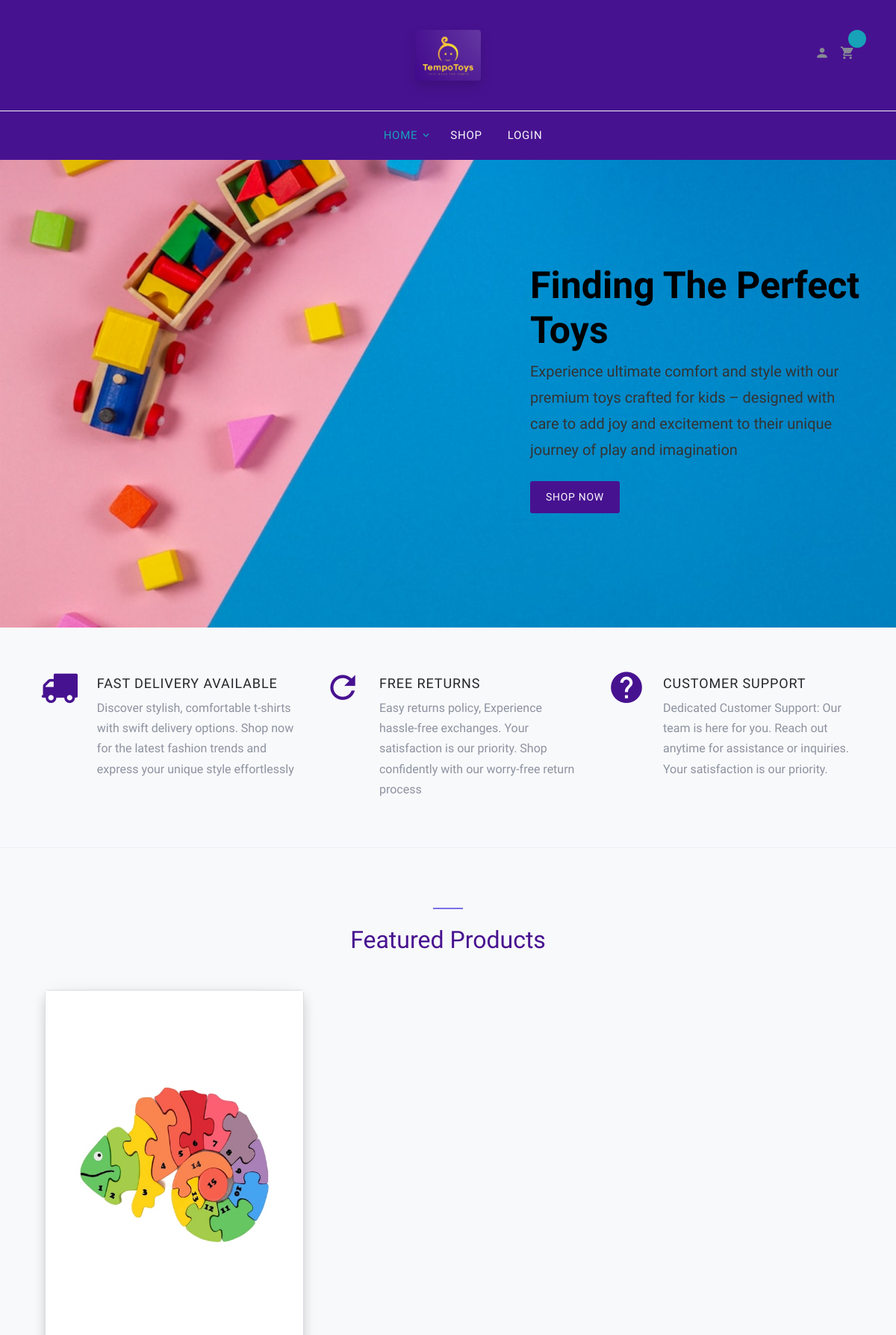
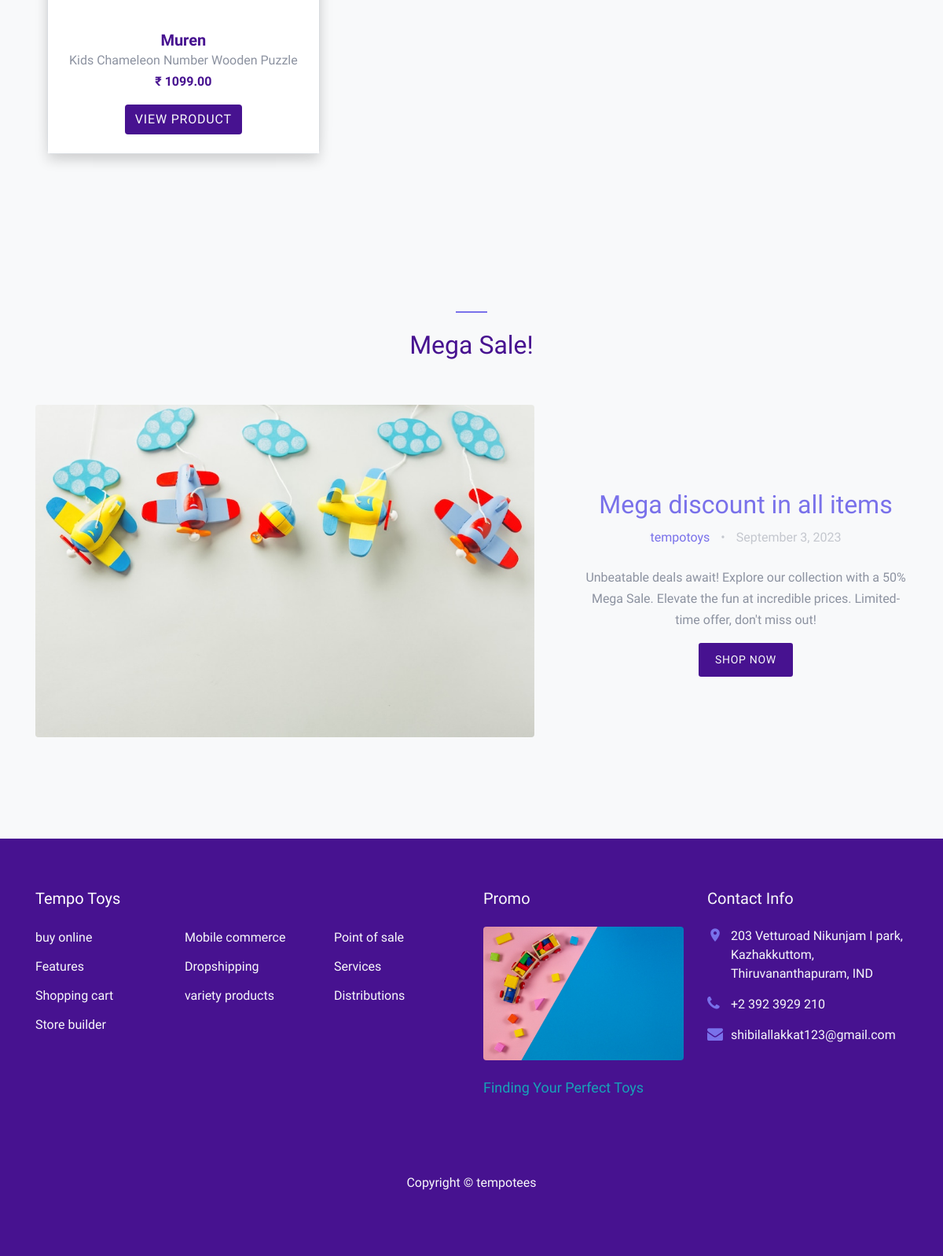
The page / on the database its author committed (2 pictures, top to bottom).
### admin_panel/models.py (models this page shows, shortened)
class ProductImages(models.Model):
    image = models.ImageField(upload_to='uploads/')
    product = models.ForeignKey(Products, on_delete=models.CASCADE, related_name='images')

class Products(models.Model):
    product_name = models.CharField(max_length=300)
    product_desc = models.TextField()
    product_desc_detailed = models.TextField()
    brand = models.ForeignKey(Brand, on_delete=models.CASCADE, related_name='products')
    stock = models.IntegerField()
    price = models.DecimalField(max_digits=20, decimal_places=2)
    category = models.ForeignKey(Categories, null=True, on_delete=models.SET_NULL, related_name='products')
    is_listed = models.BooleanField(default=True, null=False)

### home/views.py (the view)
# urls.py: path('', views.index, name='home'),
@never_cache
def index(request):
    context = {
        'products': Products.objects.all().order_by('-id').filter(is_listed=True)
    }
    return render(request, 'index.html', context)

### templates/index.html (shortened to what this page needs)
{% load static %}
<!DOCTYPE html>
<html lang="en">
  <head>
    <link rel="stylesheet" href="{% static 'fonts/icomoon/style.css' %}">
    <link rel="stylesheet" href="{% static 'css/bootstrap.min.css' %}">
    <link rel="stylesheet" href="{% static 'css/magnific-popup.css' %}">
    <link rel="stylesheet" href="{% static 'css/jquery-ui.css' %}">
    <link rel="stylesheet" href="{% static 'css/owl.carousel.min.css' %}">
    <link rel="stylesheet" href="{% static 'css/owl.theme.default.min.css' %}">
    <link rel="stylesheet" href="{% static 'css/aos.css' %}">
    <link rel="stylesheet" href="{% static 'css/style.css' %}">
    <link rel="stylesheet" href="{% static 'css/my_style.css' %}">
  </head>
<body>
  <div class="site-wrap">
    <header class="head-sec site-navbar" role="banner">
      <div class="site-navbar-top">
        <div class="container">
          <div class="row align-items-center">
            <div class="col-6 col-md-4 order-2 order-md-1 site-search-icon text-left">
            </div>
            <div class="col-12 mb-3 mb-md-0 col-md-4 order-1 order-md-2 text-center">
              <div class="site-logo">
                <img src="{% static 'images/Logo_png.PNG' %}" class="img-fluid w-25 rounded  shadow" alt="">
              </div>
            </div>
            <div class="col-6 col-md-4 order-3 order-md-3 text-right">
              <div class="site-top-icons">
                <ul>
                  <li><a href="{% url 'h:profile' %}"><span class="icon icon-person"></span></a></li>
                  <li>
                    <a href="{% url 'h:cart' %}" class="site-cart">
                      <span class="icon icon-shopping_cart"></span>
                      <span class="count head-sec bg-info text-light"><b>{{ request.user.cart.count }}</b></span>
                    </a>
                  </li>
                </ul>
              </div>
            </div>
          </div>
        </div>
      </div>
      <nav class="site-navigation text-right text-md-center" role="navigation">
        <div class="container">
          <ul class="site-menu js-clone-nav d-none d-md-block">
            <li class="has-children active">
              <a href="{% url 'h:home' %}" class="text-info rounded">Home</a>
                </li>
              </ul>
            <li><a href="{% url 'h:shop' %}" class="text-light">Shop</a></li>
            {% if request.user.is_authenticated %}
            <li><a href="" data-toggle="modal" data-target="#myModal" class="text-light"><b>Logout</b></a></li>
            {% else %}
            <li><a href="{% url 'r:login' %}" class="text-light"><b>Login</b></a></li>
            {% endif %}
        </div>
      </nav>
    </header>
    <div class="site-blocks-cover" style="background-image: url(static/images/banner3.jpeg);" data-aos="fade">
      <div class="container">
        <div class="row align-items-start align-items-md-center justify-content-end">
          <div class="col-md-5 text-center text-md-left pt-5 pt-md-0">
            <h1 class="mb-2">Finding The Perfect Toys</h1>
            <div class="intro-text text-center text-md-left">
              <p class="mb-4">Experience ultimate comfort and style with our premium toys crafted for kids – designed with care to add joy and excitement to their unique journey of play and imagination</p>
              <p>
                <a href="{% url 'h:shop' %}" class="btn btn-sm head-sec text-light">Shop Now</a>
              </p>
            </div>
          </div>
        </div>
      </div>
    </div>
    <div class="site-section site-section-sm site-blocks-1">
      <div class="container">
        <div class="row">
          <div class="col-md-6 col-lg-4 d-lg-flex mb-4 mb-lg-0 pl-4" data-aos="fade-up" data-aos-delay="">
            <div class="icon mr-4 align-self-start">
              <span class="icon-truck text-purple"></span>
            </div>
            <div class="text">
              <h2 class="text-uppercase">Fast Delivery available</h2>
              <p>Discover stylish, comfortable t-shirts with swift delivery options. Shop now for the latest fashion trends and express your unique style effortlessly</p>
            </div>
          </div>
          <div class="col-md-6 col-lg-4 d-lg-flex mb-4 mb-lg-0 pl-4" data-aos="fade-up" data-aos-delay="100">
            <div class="icon mr-4 align-self-start">
              <span class="icon-refresh2 text-purple"></span>
            </div>
            <div class="text">
              <h2 class="text-uppercase">Free Returns</h2>
              <p>Easy returns policy, Experience hassle-free exchanges. Your satisfaction is our priority. Shop confidently with our worry-free return process</p>
            </div>
          </div>
          <div class="col-md-6 col-lg-4 d-lg-flex mb-4 mb-lg-0 pl-4" data-aos="fade-up" data-aos-delay="200">
            <div class="icon mr-4 align-self-start">
              <span class="icon-help text-purple"></span>
            </div>
            <div class="text">
              <h2 class="text-uppercase">Customer Support</h2>
              <p>Dedicated Customer Support: Our team is here for you. Reach out anytime for assistance or inquiries. Your satisfaction is our priority.</p>
            </div>
          </div>
        </div>
      </div>
    </div>
    <div class="site-section block-3 site-blocks-2 bg-light">
      <div class="container">
        <div class="row justify-content-center">
          <div class="col-md-7 site-section-heading text-center pt-4">
            <h2 class="text-purple">Featured Products</h2>
          </div>
        </div>
        <div class="row">
          <div class="col-md-12">
            <div class="nonloop-block-3 owl-carousel">
        {% for product in products %}
              <div class="item rounded shadow border">
                <div class="block-4 text-center">
                  <figure class="block-4-image">
                    {% for img in product.images.all %}
                    {% if forloop.first %}
                    <img src="{{ img.image.url }}" alt="Image placeholder" class="img-fluid">
                    {% endif %}
                    {% endfor %}
                  </figure>
                  <div class="block-4-text p-4 ">
                    <h3><a href="#" class="text-purple"> <strong> {{ product.product_name }} </strong> </a></h3>
                    <p class="mb-0">{{ product.product_desc }}</p>
                    {% if product.offer %}
                    <p class="text-danger font-weight-bold"> <strike>&#8377; {{ product.price }}</strike> &nbsp;
                    <span class="text-purple font-weight-bold"> &#8377; {{ product.offer.get_offer_price }}</span>
                  </p>
                  {% elif product.category.offer_cat %}
                  <p class="text-danger font-weight-bold"> <strike>&#8377; {{ product.price }}</strike> &nbsp;
                    <span class="text-purple font-weight-bold"> &#8377; {{ product.get_cat_offer_price}}</span>
                  </p>
                    {% else %}
                    <p class="text-purple font-weight-bold"> &#8377; {{ product.price }}</p>
                    {% endif %}
                    <a href="{% url 'h:product_view' product.id %}" class="btn head-sec text-light">view product</a>
                  </div>
                </div>
              </div>
        {% endfor %}
            </div>
          </div>
        </div>
      </div>
    </div>
    <div class="site-section block-8">
      <div class="container">
        <div class="row justify-content-center  mb-5">
          <div class="col-md-7 site-section-heading text-center pt-4">
            <h2 class="text-purple">Mega Sale!</h2>
          </div>
        </div>
        <div class="row align-items-center">
          <div class="col-md-12 col-lg-7 mb-5">
            <a href="#"><img src="{% static 'images/banner2.jpeg' %}" alt="Image placeholder" class="img-fluid rounded"></a>
          </div>
          <div class="col-md-12 col-lg-5 text-center pl-md-5">
            <h2><a href="#">Mega discount in all items</a></h2>
            <p class="post-meta mb-4"> <a href="#">tempotoys</a> <span class="block-8-sep">&bullet;</span> September 3, 2023</p>
            <p>Unbeatable deals await! Explore our collection with a 50% Mega Sale. Elevate the fun at incredible prices. Limited-time offer, don't miss out!</p>
            <p><a href="{% url 'h:shop' %}" class="btn head-sec btn-sm text-light">Shop Now</a></p>
          </div>
        </div>
      </div>
    </div>
    <footer class="head-sec site-footer border-top">
      <div class="container">
        <div class="row">
          <div class="col-lg-6 mb-5 mb-lg-0">
            <div class="row">
              <div class="col-md-12">
                <h3 class="footer-heading mb-4 text-white">Tempo Toys</h3>
              </div>
              <div class="col-md-6 col-lg-4">
                <ul class="list-unstyled">
                  <li><a href="#" class="text-light">buy online</a></li>
                  <li><a href="#" class="text-light">Features</a></li>
                  <li><a href="{% url 'h:cart' %}" class="text-light">Shopping cart</a></li>
                  <li><a href="#" class="text-light">Store builder</a></li>
                </ul>
              </div>
              <div class="col-md-6 col-lg-4">
                <ul class="list-unstyled">
                  <li><a href="#" class="text-light">Mobile commerce</a></li>
                  <li><a href="#" class="text-light">Dropshipping</a></li>
                  <li><a href="#" class="text-light">variety products</a></li>
                </ul>
              </div>
              <div class="col-md-6 col-lg-4">
                <ul class="list-unstyled">
                  <li><a href="#" class="text-light">Point of sale</a></li>
                  <li><a href="#" class="text-light">Services</a></li>
                  <li><a href="#" class="text-light">Distributions</a></li>
                </ul>
              </div>
            </div>
          </div>
          <div class="col-md-6 col-lg-3 mb-4 mb-lg-0">
            <h3 class="footer-heading mb-4 text-light">Promo</h3>
            <a href="#" class="block-6">
              <img src="{% static 'images/banner3.jpeg' %}" alt="Image placeholder" class="img-fluid rounded mb-4">
              <h3 class="font-weight-light text-info mb-0">Finding Your Perfect Toys</h3>
            </a>
          </div>
          <div class="col-md-6 col-lg-3">
            <div class="block-5 mb-5">
              <h3 class="footer-heading mb-4 text-light">Contact Info</h3>
              <ul class="list-unstyled">
                <li class="address text-light" >203 Vetturoad Nikunjam I park, Kazhakkuttom, Thiruvananthapuram, IND</li>
                <li class="phone text-light"><a href="#" class="text-light">+2 392 3929 210</a></li>
                <li class="email"><a href="mailto:shibilallakkat123@gmail.com" class="text-light">shibilallakkat123@gmail.com</a></li>
              </ul>
            </div>
          </div>
        </div>
        <div class="row pt-5 mt-5 text-center">
          <div class="col-md-12">
            <p class="text-light">
            Copyright &copy; tempotees
            </p>
          </div>
        </div>
      </div>
    </footer>
  </div>
  </body>
</html>

### static/css/my_style.css (style rules this page uses)
.head-sec { background-color: #471290 }
.text-purple { color: #471290 !important; }
.icon-truck { color: #5c1f6b; }
body { background-color: #f8f9fa; }
h2 { color: #007bff; }

### rows shown on the page
Products: product_name "Muren", product_desc "Kids Chameleon Number Wooden Puzzle", price "1099.00"
ProductImages: image (picture)
